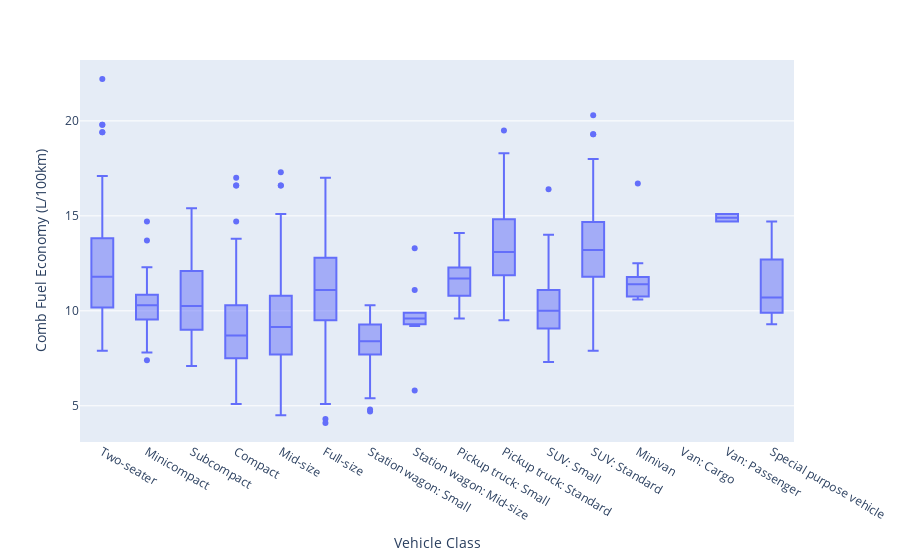

The cell this chart's notebook holds for it:
### Code cell
fig = px.box(fuel_ratings_2018, y='Comb Fuel Economy (L/100km)', x='Vehicle Class',
            category_orders={"Vehicle Class": ['Two-seater',
            'Minicompact',
            'Subcompact',
            'Compact',
            'Mid-size',
            'Full-size',
            'Station wagon: Small',
            'Station wagon: Mid-size',
            'Pickup truck: Small',
            'Pickup truck: Standard',
            'SUV: Small',
            'SUV: Standard',
            'Minivan',
            'Van: Cargo',
            'Van: Passenger',
            'Special purpose vehicle',
            ]})
fig.update_layout(height=700)

fig.show()

### Figure 1 — Plotly figure (JSON) as saved in the notebook; plotly's stock layout.template omitted (floating-point values rounded to 4 significant figures; data arrays with more than 128 entries replaced by an {"elided": "..."} marker saying what was removed)
{"data": [{"alignmentgroup": "True", "hovertemplate": "Vehicle Class=%{x}<br>Comb Fuel Economy (L/100km)=%{y}<extra></extra>", "legendgroup": "", "marker": {"color": "#636efa"}, "name": "", "notched": false, "offsetgroup": "", "orientation": "v", "showlegend": false, "type": "box", "x": {"elided": "1083 str values"}, "x0": " ", "xaxis": "x", "y": {"elided": "1083 float values"}, "y0": " ", "yaxis": "y"}], "layout": {"autosize": true, "boxmode": "group", "legend": {"tracegroupgap": 0}, "margin": {"t": 60}, "xaxis": {"anchor": "y", "autorange": true, "categoryarray": ["Two-seater", "Minicompact", "Subcompact", "Compact", "Mid-size", "Full-size", "Station wagon: Small", "Station wagon: Mid-size", "Pickup truck: Small", "Pickup truck: Standard", "SUV: Small", "SUV: Standard", "Minivan", "Van: Cargo", "Van: Passenger", "Special purpose vehicle"], "categoryorder": "array", "domain": [0, 1], "range": [-0.5, 15.5], "title": {"text": "Vehicle Class"}, "type": "category"}, "yaxis": {"anchor": "x", "autorange": true, "domain": [0, 1], "range": [3.094, 23.21], "title": {"text": "Comb Fuel Economy (L/100km)"}, "type": "linear"}}}
